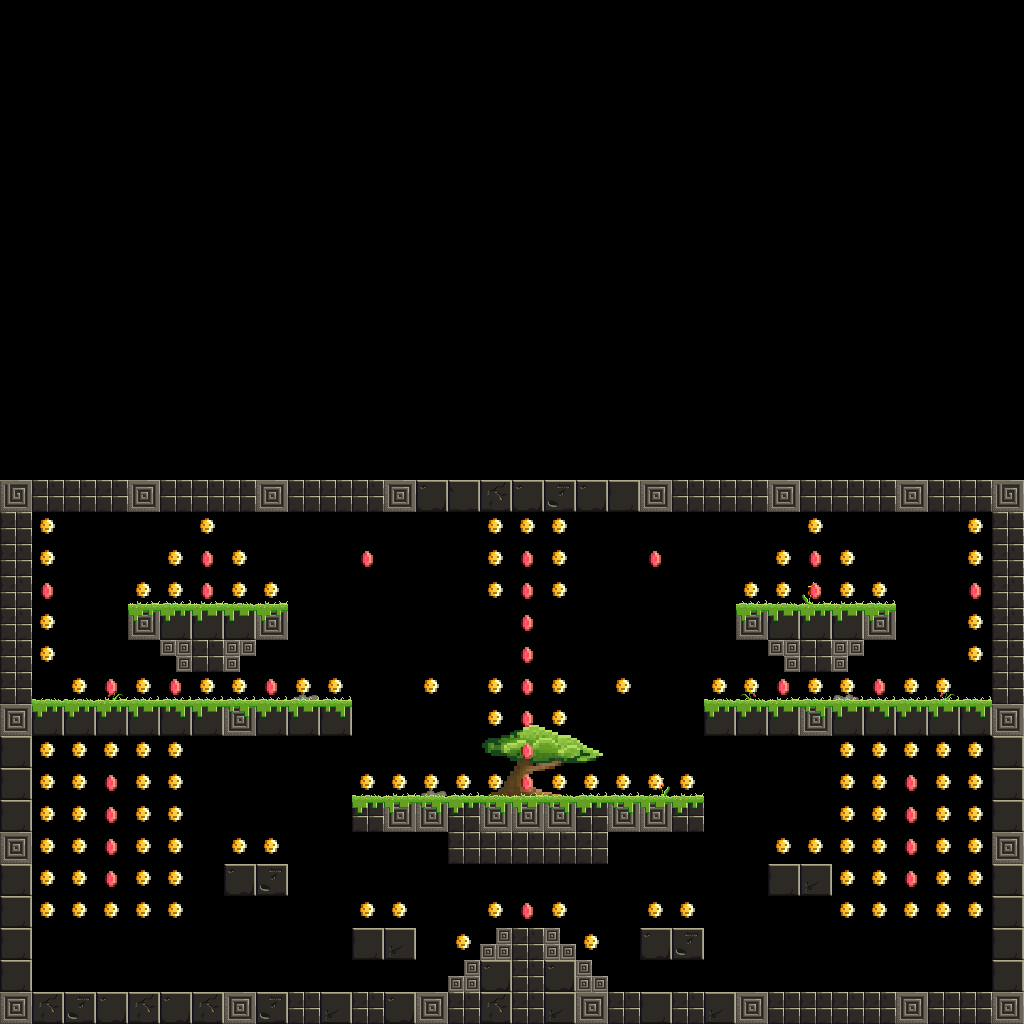

Tiled map render using the project's own tile images. Description and the map definition, with tile-layer contents summarised, below:
An orthogonal 32x32 tile map with 32x32 px tiles, 4 tile layers (background, block, foreground, collectable_1), 2 hidden layers not drawn and 52 objects (11x Triggerable, 6x Integrator, 4x Spawner, 4x Path, 2x Hub, ...).

<map version="1.0" orientation="orthogonal" renderorder="right-down" width="32" height="32" tilewidth="32" tileheight="32" nextobjectid="53">
 <properties>
  <property name="CrownSharing" value="0.0" />
  <property name="GoldRespawn" value="OnTrigger" />
  <property name="Timer" value="2" />
 </properties>
 <tileset firstgid="1" name="jungle_tiles" tilewidth="32" tileheight="32">
  <image source="../jungle_tiles.png" width="512" height="256" />
  <tile id="72">
   <properties>
    <property name="collectable" value="True" />
    <property name="type" value="coin" />
   </properties>
  </tile>
  <tile id="73">
   <properties>
    <property name="Trap" value="Pick" />
   </properties>
   <objectgroup draworder="index" />
  </tile>
  <tile id="74">
   <properties>
    <property name="type" value="ruby" />
   </properties>
  </tile>
  <tile id="75">
   <properties>
    <property name="type" value="diamond" />
   </properties>
  </tile>
 </tileset>
 <layer name="background" width="32" height="32">
  <data>[1024 cells, 20 non-empty, 15 distinct tile ids]</data>
 </layer>
 <layer name="block" width="32" height="32">
  <data>[1024 cells, 155 non-empty, 11 distinct tile ids]</data>
 </layer>
 <layer name="foreground" width="32" height="32">
  <data>[1024 cells, 86 non-empty, 9 distinct tile ids]</data>
 </layer>
 <layer name="collectable_1" width="32" height="32">
  <properties>
   <property name="Hub" value="HUB01" />
   <property name="ONaction" value="invisible" />
   <property name="isActiveByDefault" value="true" />
  </properties>
  <data>[1024 cells, 151 non-empty, 2 distinct tile ids]</data>
 </layer>
 <layer name="collectable_2" width="32" height="32" visible="0">
  <properties>
   <property name="Hub" value="HUB01" />
   <property name="ONaction" value="visible" />
   <property name="isActiveByDefault" value="false" />
  </properties>
  <data>[1024 cells, 78 non-empty, 3 distinct tile ids]</data>
 </layer>
 <objectgroup name="Collision">
  <object id="1" x="0" y="992" width="1024" height="32" />
  <object id="2" x="416" y="480" width="608" height="32" />
  <object id="3" x="0" y="480" width="416" height="32" />
  <object id="4" x="0" y="512" width="32" height="480" />
  <object id="5" x="32" y="704" width="320" height="32" />
  <object id="6" x="704" y="704" width="288" height="32" />
  <object id="7" x="992" y="512" width="32" height="480" />
  <object id="8" x="128" y="608" width="160" height="32" />
  <object id="9" x="192" y="640" width="32" height="32" />
  <object id="10" x="736" y="608" width="160" height="32" />
  <object id="11" x="800" y="640" width="32" height="32" />
  <object id="12" x="352" y="800" width="352" height="32" />
  <object id="13" x="448" y="832" width="160" height="32" />
  <object id="14" x="512" y="928" width="32" height="64" />
  <object id="15" x="448" y="992">
   <polygon points="0,0 64,-64 64,0" />
  </object>
  <object id="16" x="544" y="928">
   <polygon points="0,0 64,64 0,64" />
  </object>
  <object id="17" x="160" y="640">
   <polygon points="0,0 32,32 32,0" />
  </object>
  <object id="18" x="224" y="640">
   <polygon points="0,0 0,32 32,0" />
  </object>
  <object id="19" x="768" y="640">
   <polygon points="0,0 32,32 32,0" />
  </object>
  <object id="20" x="832" y="640">
   <polygon points="0,0 0,32 32,0" />
  </object>
  <object id="21" x="224" y="864" width="64" height="32" />
  <object id="22" x="352" y="928" width="64" height="32" />
  <object id="23" x="768" y="864" width="64" height="32" />
  <object id="24" x="640" y="928" width="64" height="32" />
 </objectgroup>
 <objectgroup color="#00ff00" name="Entities">
  <object id="25" name="Spawner" x="224" y="544" width="32" height="32" />
  <object id="26" name="Crown" x="512" y="882" width="33" height="31" />
  <object id="27" name="Spawner" x="768" y="544" width="36" height="35" />
  <object id="28" name="Spawner" x="128" y="544" width="36" height="35" />
  <object id="29" name="Spawner" x="864" y="544" width="36" height="35" />
 </objectgroup>
 <objectgroup color="#a40505" name="InteractiveObjects">
  <object id="30" name="Spike" type="Triggerable" x="608" y="960" width="384" height="32">
   <properties>
    <property name="Hub_in" value="HUB01" />
    <property name="Object" value="Spikes" />
    <property name="Triggerable" value="True" />
    <property name="isActiveByDefault" value="false" />
    <property name="intervalOFF" value="2" />
    <property name="intervalON" value="1" />
    <property name="myRotation" value="0" />
   </properties>
  </object>
  <object id="31" name="Spike" type="Triggerable" x="32" y="960" width="416" height="32">
   <properties>
    <property name="Hub_in" value="HUB01" />
    <property name="Object" value="Spikes" />
    <property name="Triggerable" value="True" />
    <property name="isActiveByDefault" value="false" />
    <property name="intervalOFF" value="2" />
    <property name="intervalON" value="2" />
    <property name="myRotation" value="0" />
   </properties>
  </object>
  <object id="32" name="Switcher" type="Integrator" x="608" y="768" width="32" height="32">
   <properties>
    <property name="Hub_out" value="HUB01" />
    <property name="Object" value="SimpleSwitch" />
    <property name="SwitcherType" value="totem_switch" />
    <property name="weight" value="50" />
   </properties>
  </object>
  <object id="33" name="Switcher" type="Integrator" x="512" y="768" width="32" height="32">
   <properties>
    <property name="Hub_out" value="HUB01" />
    <property name="Object" value="SimpleSwitch" />
    <property name="SwitcherType" value="totem_switch" />
    <property name="weight" value="-100" />
   </properties>
  </object>
  <object id="34" name="Switcher" type="Integrator" x="416" y="768" width="32" height="32">
   <properties>
    <property name="Hub_out" value="HUB01" />
    <property name="Object" value="SimpleSwitch" />
    <property name="SwitcherType" value="totem_switch" />
    <property name="weight" value="50" />
   </properties>
  </object>
  <object id="35" name="HUB01" type="Hub" x="496" y="553" width="64" height="64">
   <properties>
    <property name="ID" value="HUB01" />
    <property name="Threshold" value="0.95" />
   </properties>
   <ellipse />
  </object>
  <object id="36" name="Launcher" type="Triggerable" x="992" y="704" width="32" height="32" rotation="-180">
   <properties>
    <property name="AimingSide" value="left" />
    <property name="Child" value="FireBall" />
    <property name="Hub_in" value="HUB02" />
    <property name="Object" value="Launcher" />
    <property name="Triggerable" value="True" />
    <property name="isActiveByDefault" value="false" />
    <property name="impulse" value="6" />
    <property name="intervalShoot" value="1" />
    <property name="pool" value="4" />
    <property name="reloadTime" value="5" />
   </properties>
  </object>
  <object id="37" name="HUB02" type="Hub" x="992" y="672" width="32" height="32">
   <properties>
    <property name="ID" value="HUB02" />
    <property name="Threshold" value="0.95" />
   </properties>
   <ellipse />
  </object>
  <object id="38" name="SwitchFire" type="Integrator" x="64" y="672" width="896" height="32">
   <properties>
    <property name="Hub_out" value="HUB02" />
    <property name="Object" value="SimpleSwitch" />
    <property name="SwitcherType" value="invisible" />
    <property name="weight" value="150" />
   </properties>
  </object>
  </objectgroup>
 <objectgroup color="#3fd8fa" name="MovingPlatforms">
  <!-- 9 objects omitted --></objectgroup>
 <layer name="additional-preview" width="32" height="32" visible="0">
  <data>[1024 cells, 48 non-empty, 1 distinct tile ids]</data>
 </layer>
</map>
<!-- 14 of 52 objects omitted -->
